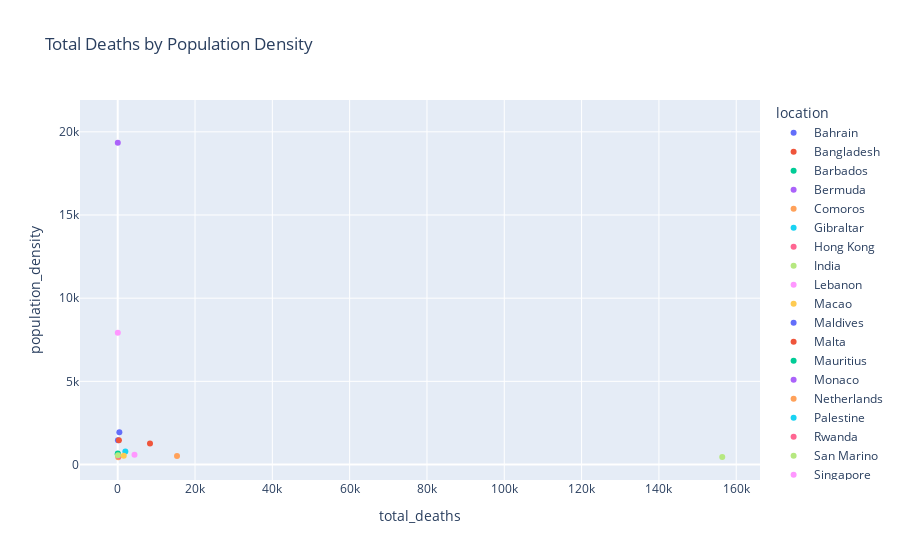

Source (notebook cell):
### Code cell
fig = px.scatter(top20Countries_PopD, x="total_deaths", y="population_density", color="location",
                 title="Total Deaths by Population Density",
                 labels={"Total Death"} # customize axis label
                )

fig.show()

### Figure 1 — Plotly figure (JSON) as saved in the notebook; plotly's stock layout.template omitted (floating-point values rounded to 4 significant figures)
{"data": [{"hovertemplate": "location=Bahrain<br>total_deaths=%{x}<br>population_density=%{y}<extra></extra>", "legendgroup": "Bahrain", "marker": {"color": "#636efa", "symbol": "circle"}, "mode": "markers", "name": "Bahrain", "orientation": "v", "showlegend": true, "type": "scatter", "x": [423.0], "xaxis": "x", "y": [1936.0], "yaxis": "y"}, {"hovertemplate": "location=Bangladesh<br>total_deaths=%{x}<br>population_density=%{y}<extra></extra>", "legendgroup": "Bangladesh", "marker": {"color": "#EF553B", "symbol": "circle"}, "mode": "markers", "name": "Bangladesh", "orientation": "v", "showlegend": true, "type": "scatter", "x": [8349.0], "xaxis": "x", "y": [1265.0], "yaxis": "y"}, {"hovertemplate": "location=Barbados<br>total_deaths=%{x}<br>population_density=%{y}<extra></extra>", "legendgroup": "Barbados", "marker": {"color": "#00cc96", "symbol": "circle"}, "mode": "markers", "name": "Barbados", "orientation": "v", "showlegend": true, "type": "scatter", "x": [31.0], "xaxis": "x", "y": [664.5], "yaxis": "y"}, {"hovertemplate": "location=Bermuda<br>total_deaths=%{x}<br>population_density=%{y}<extra></extra>", "legendgroup": "Bermuda", "marker": {"color": "#ab63fa", "symbol": "circle"}, "mode": "markers", "name": "Bermuda", "orientation": "v", "showlegend": true, "type": "scatter", "x": [null], "xaxis": "x", "y": [1309.0], "yaxis": "y"}, {"hovertemplate": "location=Comoros<br>total_deaths=%{x}<br>population_density=%{y}<extra></extra>", "legendgroup": "Comoros", "marker": {"color": "#FFA15A", "symbol": "circle"}, "mode": "markers", "name": "Comoros", "orientation": "v", "showlegend": true, "type": "scatter", "x": [143.0], "xaxis": "x", "y": [437.4], "yaxis": "y"}, {"hovertemplate": "location=Gibraltar<br>total_deaths=%{x}<br>population_density=%{y}<extra></extra>", "legendgroup": "Gibraltar", "marker": {"color": "#19d3f3", "symbol": "circle"}, "mode": "markers", "name": "Gibraltar", "orientation": "v", "showlegend": true, "type": "scatter", "x": [null], "xaxis": "x", "y": [3457.0], "yaxis": "y"}, {"hovertemplate": "location=Hong Kong<br>total_deaths=%{x}<br>population_density=%{y}<extra></extra>", "legendgroup": "Hong Kong", "marker": {"color": "#FF6692", "symbol": "circle"}, "mode": "markers", "name": "Hong Kong", "orientation": "v", "showlegend": true, "type": "scatter", "x": [null], "xaxis": "x", "y": [7040.0], "yaxis": "y"}, {"hovertemplate": "location=India<br>total_deaths=%{x}<br>population_density=%{y}<extra></extra>", "legendgroup": "India", "marker": {"color": "#B6E880", "symbol": "circle"}, "mode": "markers", "name": "India", "orientation": "v", "showlegend": true, "type": "scatter", "x": [156400.0], "xaxis": "x", "y": [450.4], "yaxis": "y"}, {"hovertemplate": "location=Lebanon<br>total_deaths=%{x}<br>population_density=%{y}<extra></extra>", "legendgroup": "Lebanon", "marker": {"color": "#FF97FF", "symbol": "circle"}, "mode": "markers", "name": "Lebanon", "orientation": "v", "showlegend": true, "type": "scatter", "x": [4340.0], "xaxis": "x", "y": [594.6], "yaxis": "y"}, {"hovertemplate": "location=Macao<br>total_deaths=%{x}<br>population_density=%{y}<extra></extra>", "legendgroup": "Macao", "marker": {"color": "#FECB52", "symbol": "circle"}, "mode": "markers", "name": "Macao", "orientation": "v", "showlegend": true, "type": "scatter", "x": [null], "xaxis": "x", "y": [20550.0], "yaxis": "y"}, {"hovertemplate": "location=Maldives<br>total_deaths=%{x}<br>population_density=%{y}<extra></extra>", "legendgroup": "Maldives", "marker": {"color": "#636efa", "symbol": "circle"}, "mode": "markers", "name": "Maldives", "orientation": "v", "showlegend": true, "type": "scatter", "x": [60.0], "xaxis": "x", "y": [1454.0], "yaxis": "y"}, {"hovertemplate": "location=Malta<br>total_deaths=%{x}<br>population_density=%{y}<extra></extra>", "legendgroup": "Malta", "marker": {"color": "#EF553B", "symbol": "circle"}, "mode": "markers", "name": "Malta", "orientation": "v", "showlegend": true, "type": "scatter", "x": [304.0], "xaxis": "x", "y": [1454.0], "yaxis": "y"}, {"hovertemplate": "location=Mauritius<br>total_deaths=%{x}<br>population_density=%{y}<extra></extra>", "legendgroup": "Mauritius", "marker": {"color": "#00cc96", "symbol": "circle"}, "mode": "markers", "name": "Mauritius", "orientation": "v", "showlegend": true, "type": "scatter", "x": [10.0], "xaxis": "x", "y": [623.0], "yaxis": "y"}, {"hovertemplate": "location=Monaco<br>total_deaths=%{x}<br>population_density=%{y}<extra></extra>", "legendgroup": "Monaco", "marker": {"color": "#ab63fa", "symbol": "circle"}, "mode": "markers", "name": "Monaco", "orientation": "v", "showlegend": true, "type": "scatter", "x": [22.0], "xaxis": "x", "y": [19350.0], "yaxis": "y"}, {"hovertemplate": "location=Netherlands<br>total_deaths=%{x}<br>population_density=%{y}<extra></extra>", "legendgroup": "Netherlands", "marker": {"color": "#FFA15A", "symbol": "circle"}, "mode": "markers", "name": "Netherlands", "orientation": "v", "showlegend": true, "type": "scatter", "x": [15340.0], "xaxis": "x", "y": [508.5], "yaxis": "y"}, {"hovertemplate": "location=Palestine<br>total_deaths=%{x}<br>population_density=%{y}<extra></extra>", "legendgroup": "Palestine", "marker": {"color": "#19d3f3", "symbol": "circle"}, "mode": "markers", "name": "Palestine", "orientation": "v", "showlegend": true, "type": "scatter", "x": [1976.0], "xaxis": "x", "y": [778.2], "yaxis": "y"}, {"hovertemplate": "location=Rwanda<br>total_deaths=%{x}<br>population_density=%{y}<extra></extra>", "legendgroup": "Rwanda", "marker": {"color": "#FF6692", "symbol": "circle"}, "mode": "markers", "name": "Rwanda", "orientation": "v", "showlegend": true, "type": "scatter", "x": [249.0], "xaxis": "x", "y": [494.9], "yaxis": "y"}, {"hovertemplate": "location=San Marino<br>total_deaths=%{x}<br>population_density=%{y}<extra></extra>", "legendgroup": "San Marino", "marker": {"color": "#B6E880", "symbol": "circle"}, "mode": "markers", "name": "San Marino", "orientation": "v", "showlegend": true, "type": "scatter", "x": [72.0], "xaxis": "x", "y": [556.7], "yaxis": "y"}, {"hovertemplate": "location=Singapore<br>total_deaths=%{x}<br>population_density=%{y}<extra></extra>", "legendgroup": "Singapore", "marker": {"color": "#FF97FF", "symbol": "circle"}, "mode": "markers", "name": "Singapore", "orientation": "v", "showlegend": true, "type": "scatter", "x": [29.0], "xaxis": "x", "y": [7916.0], "yaxis": "y"}, {"hovertemplate": "location=South Korea<br>total_deaths=%{x}<br>population_density=%{y}<extra></extra>", "legendgroup": "South Korea", "marker": {"color": "#FECB52", "symbol": "circle"}, "mode": "markers", "name": "South Korea", "orientation": "v", "showlegend": true, "type": "scatter", "x": [1562.0], "xaxis": "x", "y": [528.0], "yaxis": "y"}], "layout": {"legend": {"title": {"text": "location"}, "tracegroupgap": 0}, "title": {"text": "Total Deaths by Population Density"}, "xaxis": {"anchor": "y", "domain": [0.0, 1.0], "title": {"text": "total_deaths"}}, "yaxis": {"anchor": "x", "domain": [0.0, 1.0], "title": {"text": "population_density"}}}}
